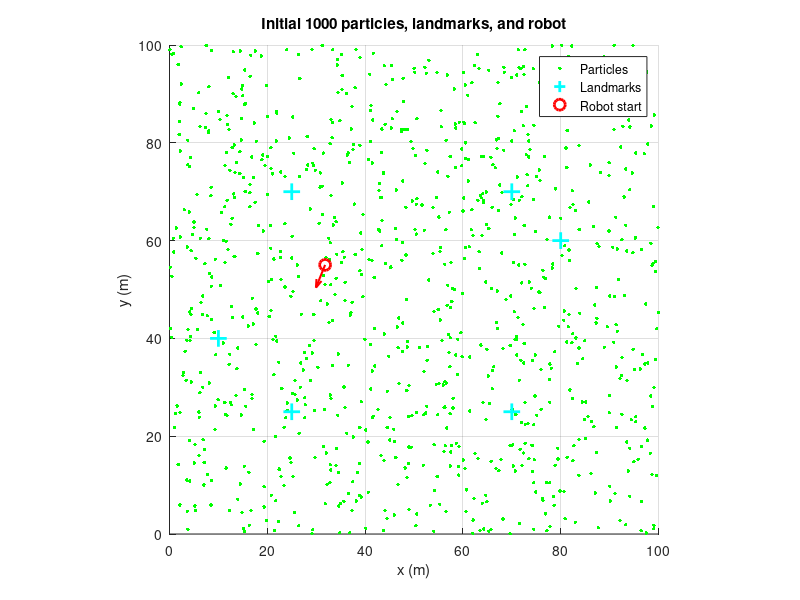
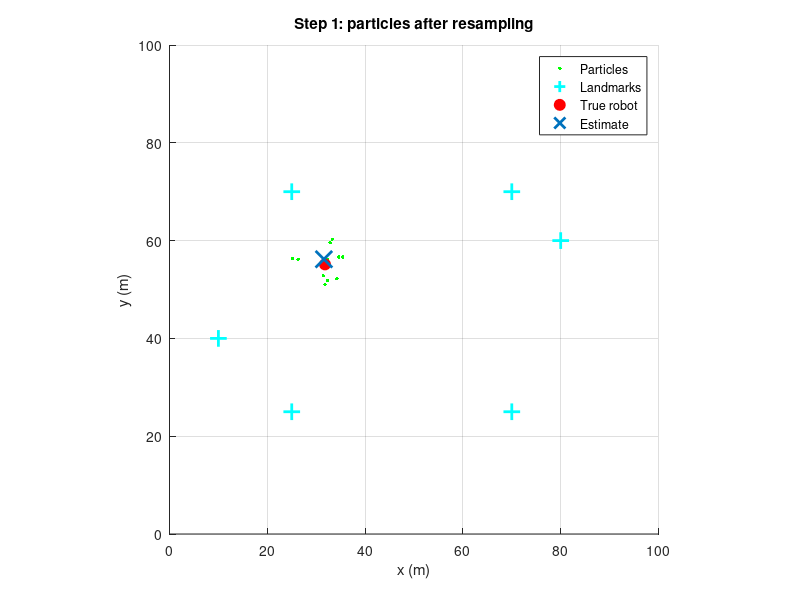
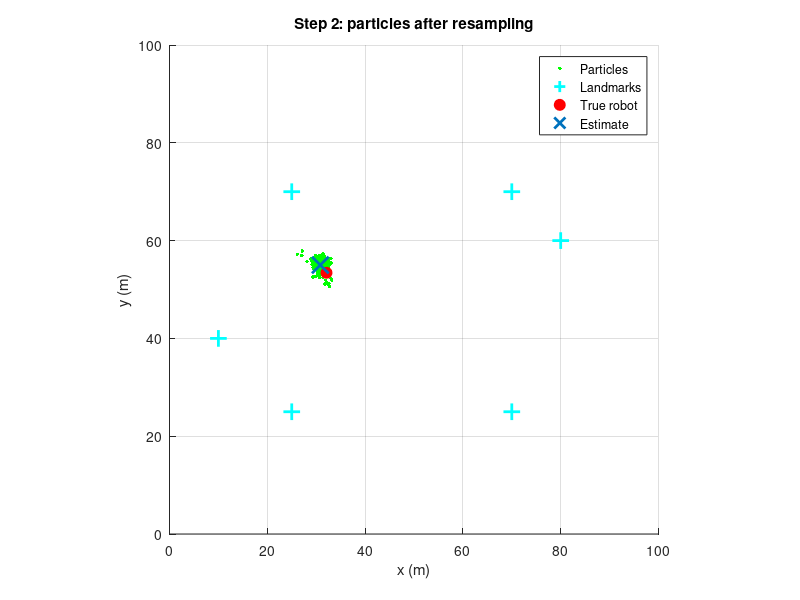
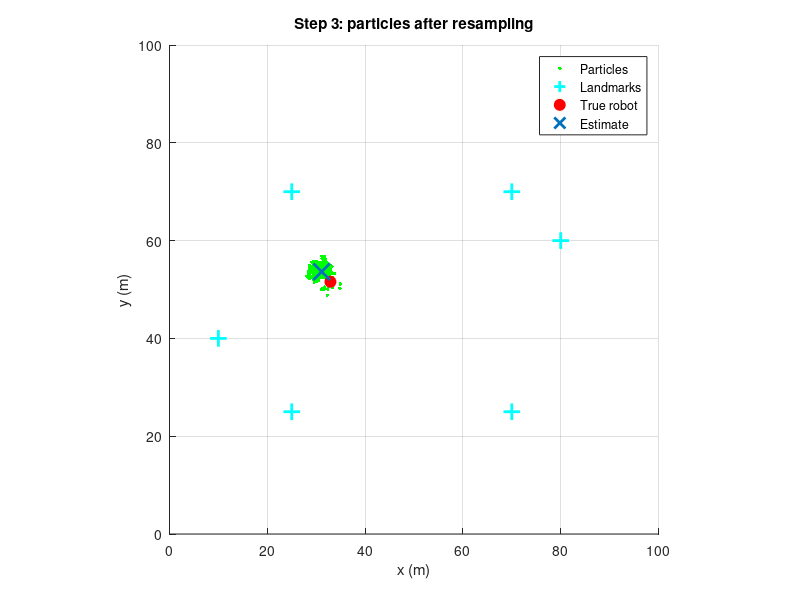

These charts were generated, in order, by the following MATLAB code:
%% Homework 3 Question 2 - Particle Filter
% By: Max Black
% Due: 11/6/2026

clear
close all
clc

% landmark definitions and other intializations
landmarks = [25 25;
    25 70;
    70 25;
    70 70;
    10 40;
    80 60];
particles = zeros(1000, 3);
weights = zeros(1000,1);
pstar = zeros(6,1000);
norm_w = zeros(1000,1);
particle_save = zeros(1000,3,10);
truth = zeros(10,3);
est_save = zeros(10,3);
err_save = zeros(10,2);

% robot initial pose and store the initial pose
x = 30 + rand()*40;
x0 = x;
y = 30 + rand()*40;
y0 = y;
theta = rand()*2*pi;
theta0 = theta;

% generate and store the random particles
for i=1:1000
    x_p = rand()*100;
    y_p = rand()*100;
    theta_p = rand()*2*pi;
    particles(i,1) = x_p;
    particles(i,2) = y_p;
    particles(i,3) = theta_p;
end

particles0 = particles; % save initial particle layout

% robot movement and adding noise to the particles
for j = 1:10
    n_t = sqrt(0.5)*randn;
    n_dist = sqrt(0.5)*randn;
    theta = theta + 0.2 + n_t;
    dist = 1 + n_dist;
    x = x + dist*cos(theta);
    y = y + dist*sin(theta);

    % update the particles with noise
    particles(:,3) = particles(:,3) + 0.2 + sqrt(0.5)*randn(1000, 1);
    dist_p = 1 + sqrt(0.5)*randn(1000,1);
    particles(:,1) = particles(:,1) + dist_p.*cos(particles(:,3));
    particles(:,2) = particles(:,2) + dist_p.*sin(particles(:,3));

    %find the robot's distance to the landmarks
    lm_dist = sqrt((x - landmarks(:,1)).^2 + (y-landmarks(:,2)).^2);
    lm_meas = lm_dist + sqrt(8)*randn(6,1);

    % find the weights
    for p = 1:1000
        dist_i = sqrt((particles(p,1)-landmarks(:,1)).^2+(particles(p,2)-landmarks(:,2)).^2);
        pstar(:,p) = (1/sqrt(2*pi*8))*exp(-0.5*((dist_i-lm_meas).^2)/8);
    end
    weights = prod(pstar, 1)';
    index = randi(1000);
    beta = 0;
    wmax = max(weights);
    new_particles = zeros(1000,3);
    for r = 1:1000
        beta = beta + rand()*2*wmax;
        while weights(index) < beta
            beta = beta - weights(index);
            index = mod(index, 1000) + 1;
        end
        new_particles(r,:) = particles(index,:);
    end
    particles = new_particles;

    % find the estimate and the error
    x_est = mean(particles(:,1));
    y_est = mean(particles(:,2));
    theta_est = atan2(mean(sin(particles(:,3))), mean(cos(particles(:,3))));
    pos_err = hypot(x-x_est, y-y_est);
    head_err = atan2(sin(theta-theta_est), cos(theta-theta_est));
    particle_save(:,:,j) = particles;
    truth(j,:) = [x y theta];
    est_save(j,:) = [x_est y_est theta_est];
    err_save(j,:) = [pos_err head_err];
    
    % print all the info that was asked for
    th_true = atan2(sin(theta), cos(theta));   % This is just to wrap the actual heading
    fprintf('Step %d\n', j);
    fprintf('actual pose: %.2f, %.2f, %.2f\n', x, y, mod(theta, 2*pi));
    fprintf('estimated pose: %.2f, %.2f, %.2f\n', x_est, y_est, mod(theta_est, 2*pi));
    fprintf('position error: %.2f\n', pos_err);
    fprintf('heading error: %.2f\n', head_err);
    disp('particles (x, y, theta):');
    disp(particles);
end

% plotting

% initial setup
figure(1); 
hold on
plot(particles0(:,1), particles0(:,2), 'g.', 'MarkerSize', 8);
plot(landmarks(:,1), landmarks(:,2), 'c+', 'MarkerSize', 12, 'LineWidth', 2);
plot(x0, y0, 'ro', 'MarkerSize', 8, 'LineWidth', 2);
quiver(x0, y0, 5*cos(theta0), 5*sin(theta0), 'r', 'AutoScale', 'off', 'LineWidth', 1.5); % this is just to show the intial theta
axis equal; 
axis([0 100 0 100]); 
grid on
xlabel('x (m)'); 
ylabel('y (m)');
title('Initial 1000 particles, landmarks, and robot');
legend('Particles', 'Landmarks', 'Robot start');
hold off

% plot of the particles and robot after each step
for s = 1:10
    figure(1+s); 
    hold on
    plot(particle_save(:,1,s), particle_save(:,2,s), 'g.', 'MarkerSize', 8);
    plot(landmarks(:,1), landmarks(:,2), 'c+', 'MarkerSize', 12, 'LineWidth', 2);
    plot(truth(s,1), truth(s,2), 'ro', 'MarkerFaceColor', 'r', 'MarkerSize', 8);
    plot(est_save(s,1), est_save(s,2), 'x', 'MarkerSize', 12, 'LineWidth', 2);
    axis equal; 
    axis([0 100 0 100]); 
    grid on
    xlabel('x (m)'); 
    ylabel('y (m)');
    title(sprintf('Step %d: particles after resampling', s));
    legend('Particles','Landmarks','True robot','Estimate');
    hold off
end

% plot of the error between the actual pose and each estimate over 10 steps
figure(12)
subplot(2,1,1)
plot(1:10, err_save(:,1), 'b-o', 'LineWidth', 1.5);
xlabel('Step'); 
ylabel('Position error (m)'); 
grid on
title('Position error of the estimate');
subplot(2,1,2)
plot(1:10, err_save(:,2), 'm-o', 'LineWidth', 1.5);
xlabel('Step'); 
ylabel('heading error (rad)'); 
grid on
title('Heading error of the estimate');
